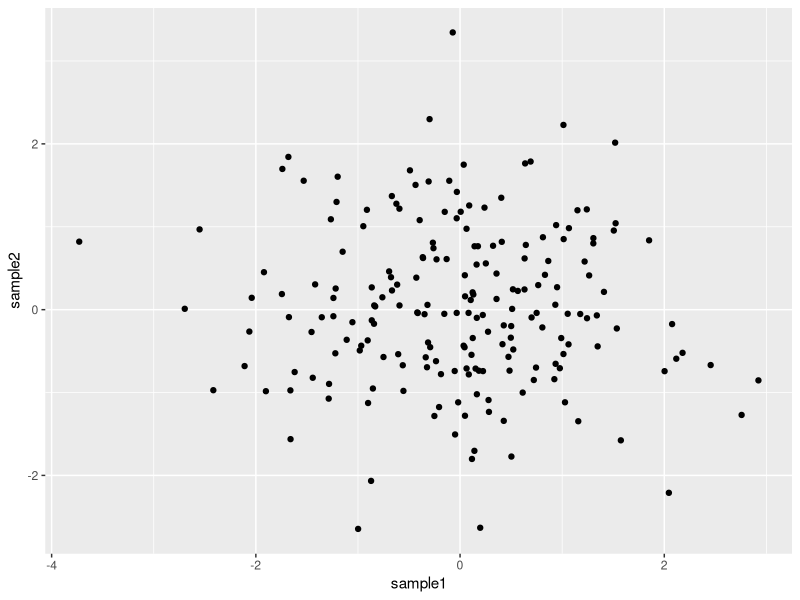
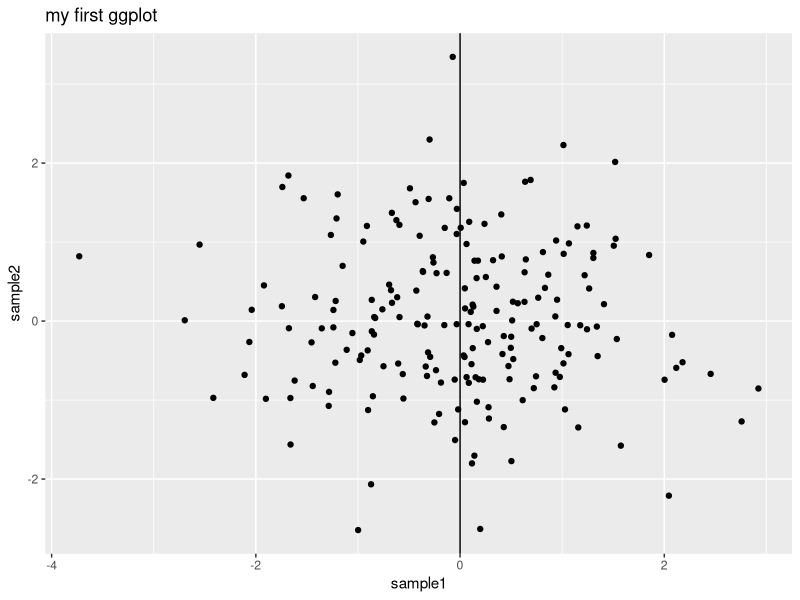
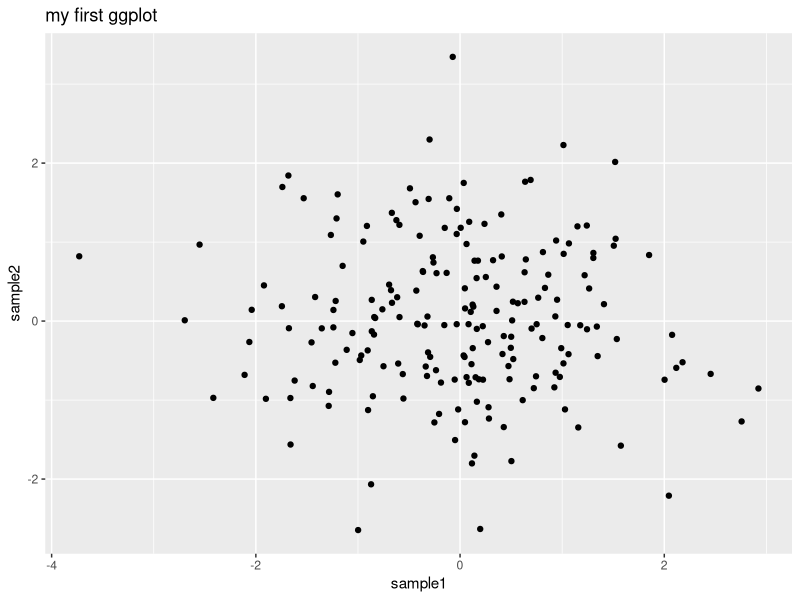
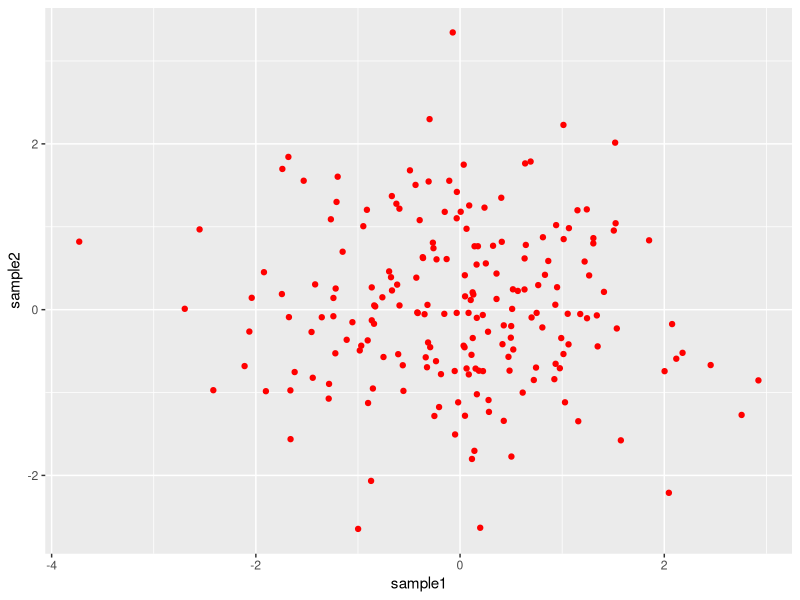
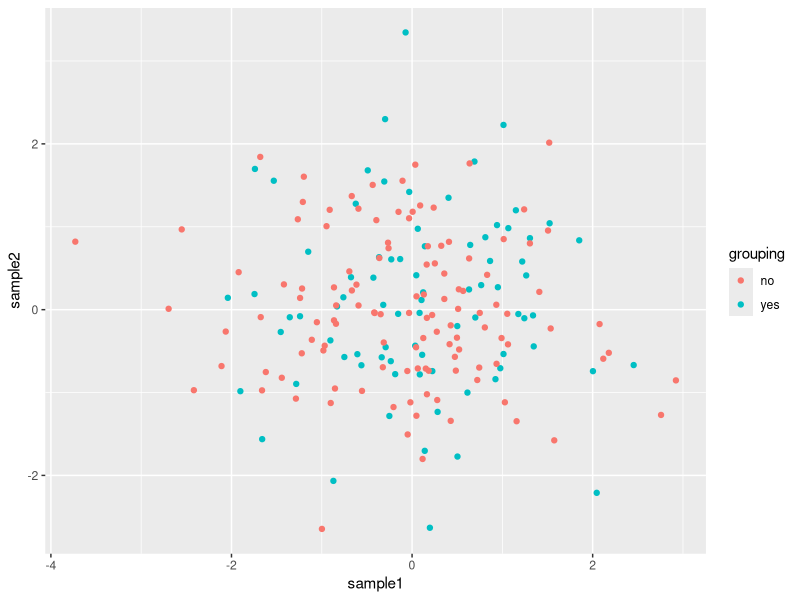
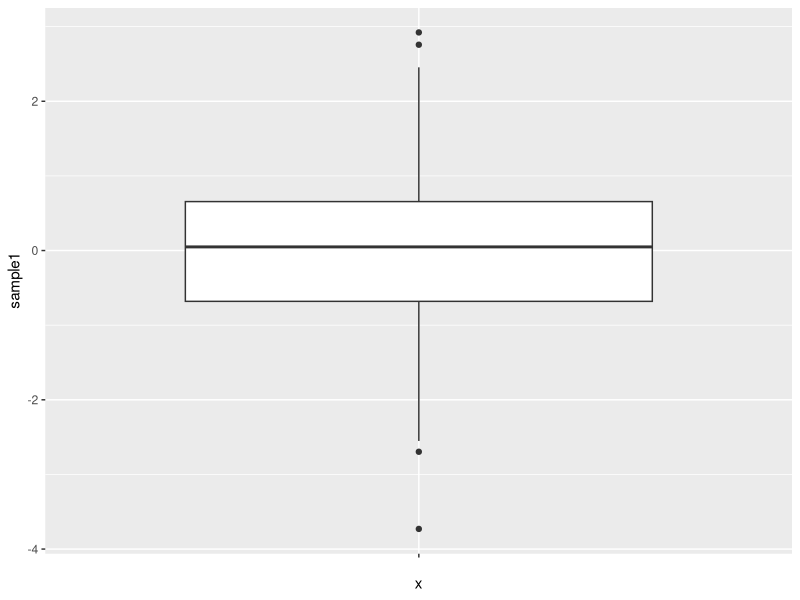
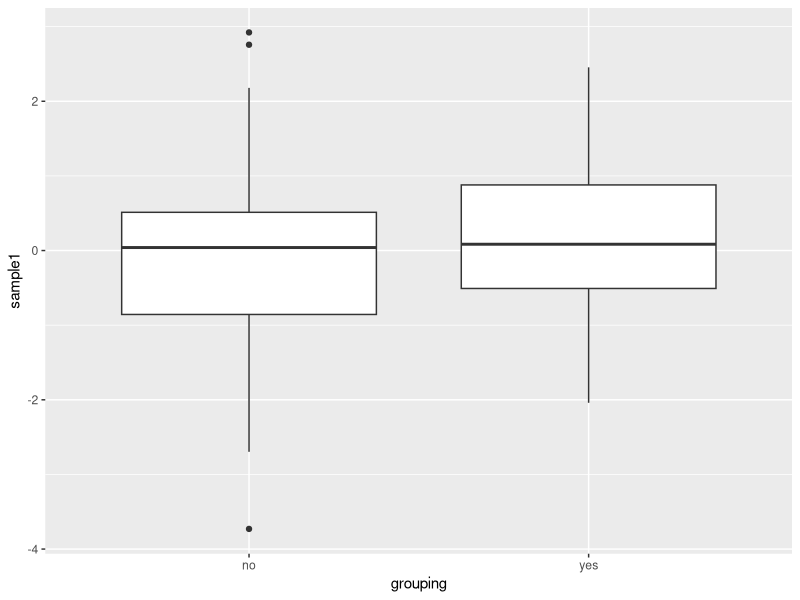
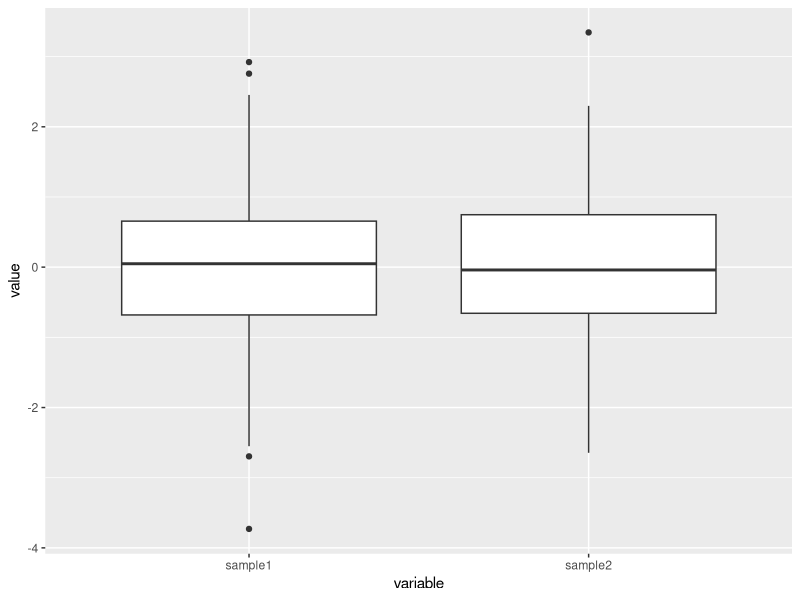

These figures' R source, in order:
## ---- chunk 1
knitr::opts_chunk$set(fig.width=5, fig.height=4,
                      echo=TRUE, warning=FALSE, message=FALSE)
## ---- chunk 2
library(ggplot2)
## ---- chunk 3
# Create a data frame
df1 <- data.frame(sample1=rnorm(200), sample2=rnorm(200))

# Plot !
ggplot(data= df1 , mapping=aes(x=sample1, y=sample2)) + 
	geom_point()
## ---- chunk 4
ggplot(data= df1 , mapping=aes(x=sample1, y=sample2)) + 
  geom_point() +
	ggtitle(label="my first ggplot") +
	geom_vline(xintercept=0)
## ---- chunk 5
# Save in an object
p <- ggplot(data= df1 , mapping=aes(x=sample1, y=sample2)) +
	geom_point()
# Add layers to that object
p + ggtitle(label="my first ggplot")
## ---- chunk 6
ggplot(data=df1 , mapping=aes(x=sample1, y=sample2)) +
	geom_point(color="red") 
## ---- chunk 7
# Build a data frame from df1: add a column with "yes" and "no"
df2 <- data.frame(df1, grouping=rep(c("yes", "no"), c(80, 120)))

# Plot and add the color parameter in the aes():
pscat <- ggplot(data=df2, mapping=aes(x=sample1, y=sample2, color=grouping)) + 
  geom_point()
pscat
## ---- chunk 8
ggplot(data=df2, mapping=aes(x="", y=sample1)) + geom_boxplot()
## ---- chunk 9
ggplot(data=df2, mapping=aes(x=grouping, y=sample1)) + geom_boxplot()
## ---- chunk 10
# load package
library("reshape2")

# convert to long format
df_long <- melt(data=df2)
	# all numeric values are organized into only one column: value
# plot:
ggplot(data=df_long, mapping=aes(x=variable, y=value)) + 
  geom_boxplot()
## ---- chunk 11
# Either color (color of the box border)
ggplot(data=df_long, mapping=aes(x=variable, y=value, color=grouping)) + 
  geom_boxplot()
## ---- chunk 12
# Or fill (color inside the box)
ggplot(data=df_long, mapping=aes(x=variable, y=value, fill=grouping)) + 
  geom_boxplot()
## ---- chunk 13
pbox_fill <- ggplot(data=df_long, mapping=aes(x=variable, y=value, fill=grouping)) + 
	geom_boxplot() +
	scale_fill_manual(values=c("slateblue2", "chocolate"))

pbox_fill

pbox_col <- ggplot(data=df_long, mapping=aes(x=variable, y=value, color=grouping)) +
        geom_boxplot() +
        scale_color_manual(values=c("slateblue2", "chocolate"))
pbox_col
## ---- chunk 14
# create a named vector with the expression of a gene
mygene <- c(8.1, 8.2, 8.6, 8.7, 9.4, 8.5)

# the names of each element of the vector are sample names
names(mygene) <- c("KO1", "KO2", "KO3", "WT1", "WT2", "WT3")

# transform to long format
mygenelong <- melt(data=mygene)

# add new columns containing sample names and experimental groups
mygenelong$sample_name <- rownames(mygenelong)
mygenelong$group <- gsub("[1-3]{1}", "", mygenelong$sample_name)

# dot plot
  # add labels with "label" in the aes() and layer geom_text()
  # nudge_x adjust the labels horizontally
pdot <- ggplot(data=mygenelong, mapping=aes(x=group, y=value, col=group, label=sample_name)) + 
  geom_point() +
  geom_text(nudge_x=0.2)

pdot
## ---- chunk 15
pdot +  xlab(label="Experimental group") +
  ylab(label="Normalized expression (log2)") +
  ggtitle(label="Expression of gene 1") +
  theme_bw() +
  theme(legend.position="none")
  
## ---- chunk 16
# A simple bar plot
ggplot(data=df2, mapping=aes(x=grouping)) + geom_bar()
## ---- chunk 17
# Save the plot in the object "p"
pbar <- ggplot(data=df2, mapping=aes(x=grouping, fill=grouping)) + 
  geom_bar()

pbar

# Change x axis label with scale_x_discrete and change order of the bars:
p2 <- pbar + scale_x_discrete(name="counts of yes / no", limits=c("yes", "no"))

p2

# Swapping x and y axis with coord_flip():
p3 <- p2 + coord_flip()

p3

# Change fill
p4 <- p3 + scale_fill_manual(values=c("yellow", "cyan"))

p4
## ---- chunk 18
ggplot(data=df1, mapping=aes(x=sample1)) + geom_histogram()
## ---- chunk 19
ggplot(data=df_long, mapping=aes(x=value)) + geom_histogram()
## ---- chunk 20
ggplot(data=df_long, mapping=aes(x=value, fill=variable)) + geom_histogram()
## ---- chunk 21
phist <- ggplot(data=df_long, mapping=aes(x=value, fill=variable)) + 
	geom_histogram(position='dodge')
phist
## ---- chunk 22
# go back to a previous plot
p <- ggplot(data=df_long, mapping=aes(x=value)) + geom_histogram()

# Try different themes
p + theme_bw()
p + theme_minimal()
p + theme_void()
p + theme_grey()
p + theme_dark()
p + theme_light() 
## ---- chunk 23
# load package
library(gridExtra)
# 2 rows and 2 columns
grid.arrange(pscat, pbox_fill, pbar, phist, nrow=2, ncol=2)
## ---- chunk 24
# 1 row and 4 columns
grid.arrange(pscat, pbox_fill, pbar, phist, nrow=1, ncol=4)
